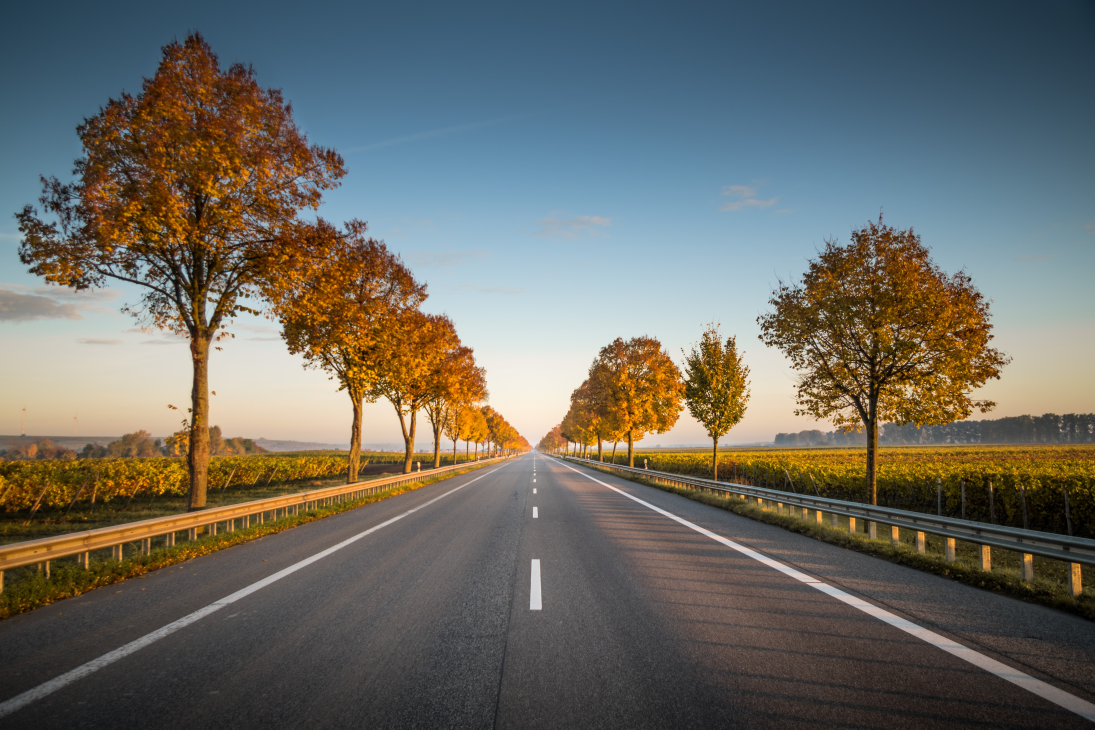
#> input picture Open CV/CUSTOM HAARCASCADE - Data Collection And Training Process/Crop and Resize/picture.jpg, 5472 x 3648 px, given in place of lena.png, which was not available (shown at 1/5 size)
$ python stacking.py
#> lines starting #> are read from the running program, lines starting #| are printed output that depends on the picture; pictures that were not available may be replaced by others from this repository, and a replacement may not be noted
import cv2
import numpy as np

img1 = cv2.imread("lena.png",0)
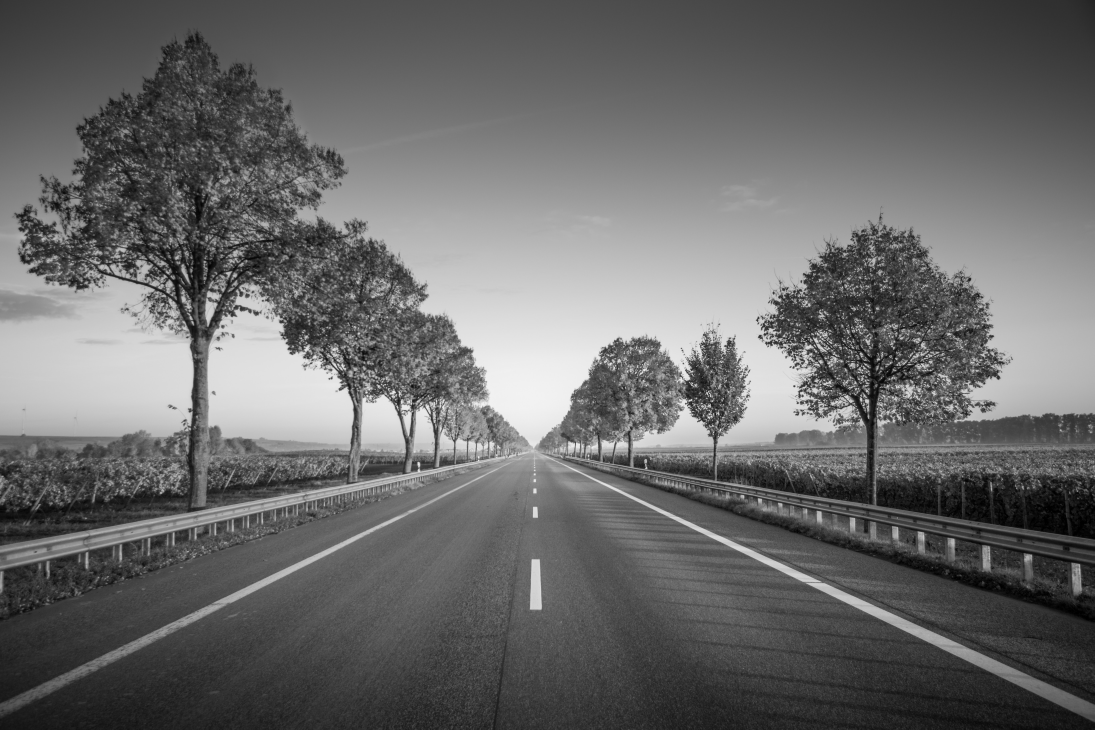
#> img1: shape (3648, 5472) (shown at 1/5 size); min 0, max 255, mean 105.4
img2 = cv2.imread("picture.jpg")
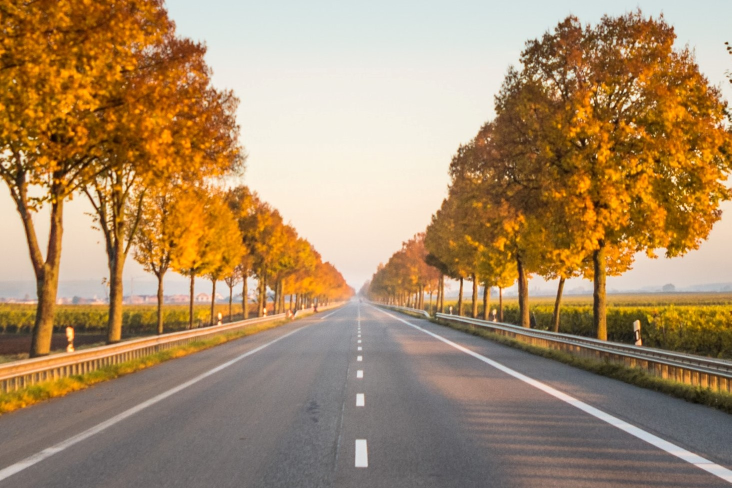
#> input picture Open CV/Joinning Multiple Image/picture.jpg, 1463 x 976 px (shown at 1/2 size)
#> img2 is the input picture: shape (976, 1463, 3); mean B, G, R 103.9, 139.4, 169
img2 = cv2.resize(img2,(512,512))
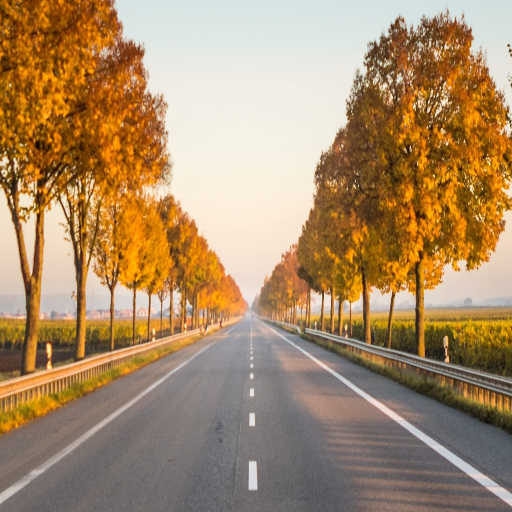
#> img2: shape (512, 512, 3); mean B, G, R 103.8, 139.2, 168.9

print(img1.shape)
#| (3648, 5472)
print(img2.shape)
#| (512, 512, 3)

img1 = cv2.resize(img1, (0, 0), None, 0.5, 0.5)
#> img1: shape (1824, 2736)
img2 = cv2.resize(img2, (0, 0), None, 0.5, 0.5)
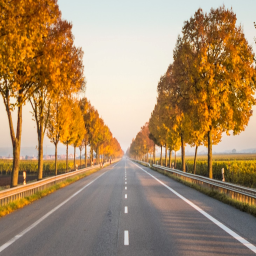
#> img2: shape (256, 256, 3); mean B, G, R 103.9, 139.4, 169

img1 = cv2.cvtColor(img1, cv2.COLOR_GRAY2BGR)
#> img1: shape (1824, 2736, 3)

#> (the run stopped early here; a loop or call above may not have finished)
